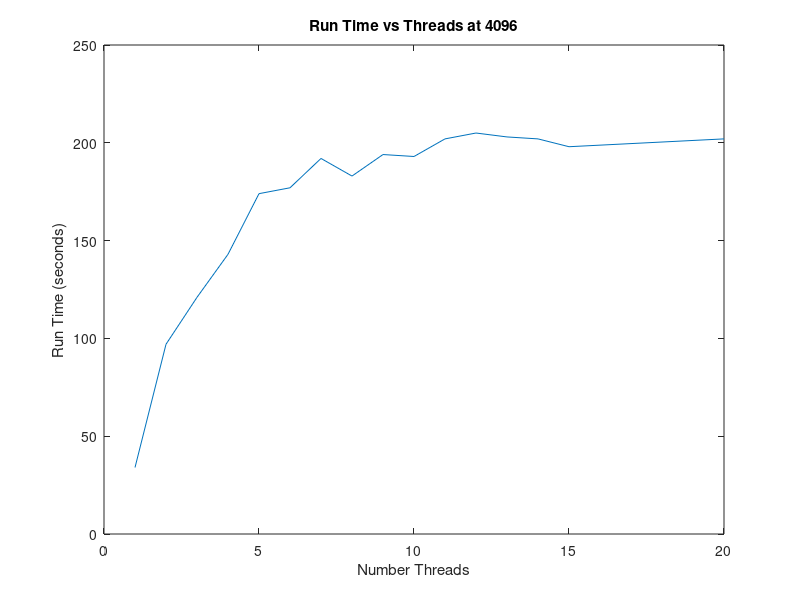

The MATLAB source for this figure:
clear; clc; close all;


run_time= [34,97,121,143,174,177,192,183,194,193,202,205,203,202,198,202]
t=[1:15,20]

%%
figure()
plot(t,run_time)
title("Run Time vs Threads at 4096")
xlabel("Number Threads")
ylabel("Run Time (seconds)")
